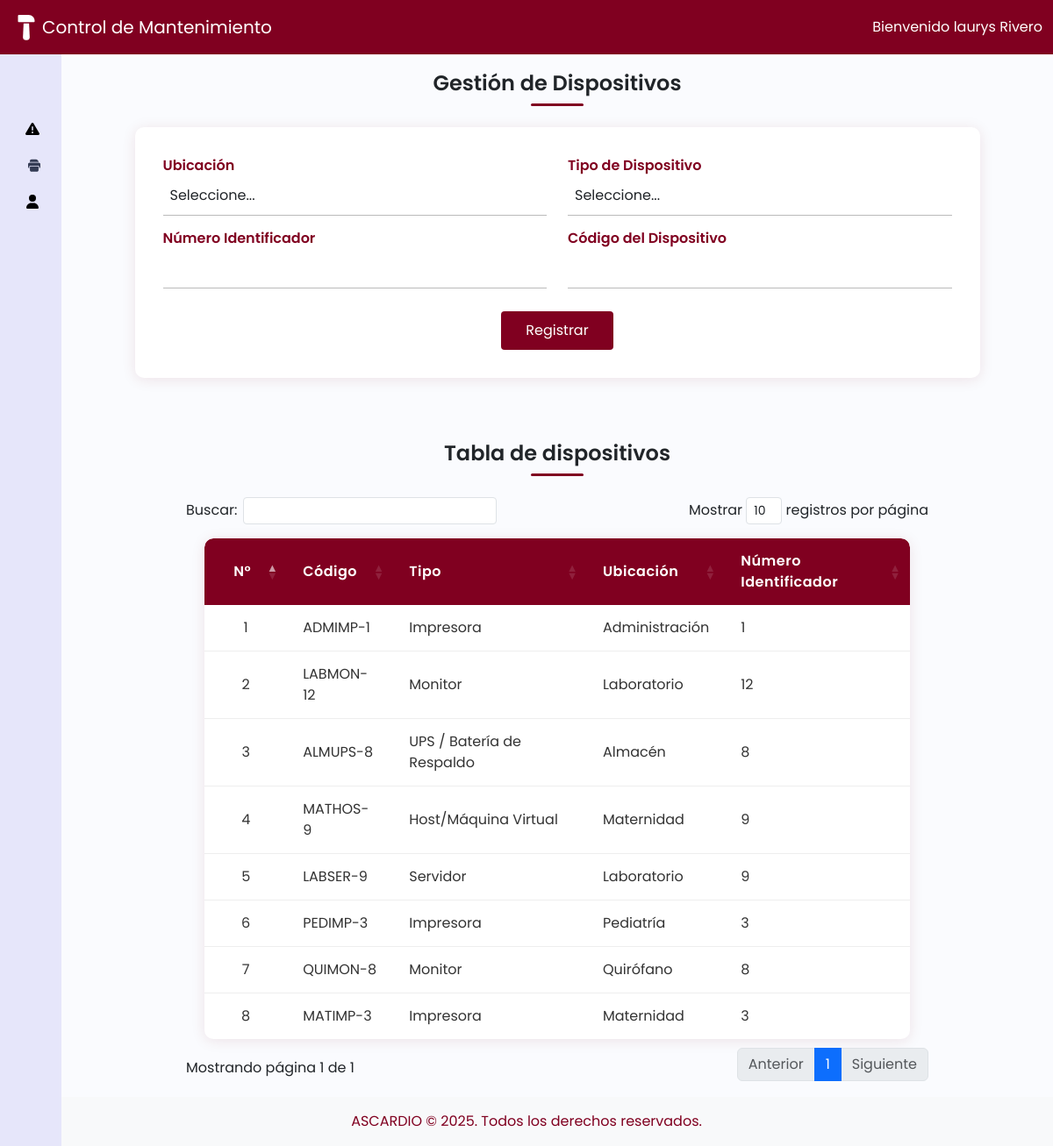
Screenshot of /index.php?vista=dispositivos (signed in) with the database file from the repository.
### tables this page shows
CREATE TABLE `dispositivos` (
  `id` int(11) NOT NULL,
  `codigo_dispositivo` varchar(20) NOT NULL,
  `tipo_dispositivo` varchar(50) NOT NULL,
  `ubicacion` varchar(100) NOT NULL,
  `numero_identificador` int(11) DEFAULT NULL
);

### controladores/controladorDispositivo.php (called while the page is built, shortened)
<?php
require_once dirname(__DIR__) . '/modelos/modeloDispositivo.php';
class controladorDispositivo {
    private $modelo;
    public function __construct() {
        $this->modelo = new modeloDispositivo();
    }
    public function mostrarDispositivos() {
        $ubicaciones = [
            'CAR' => 'Cardiología',
            'LAB' => 'Laboratorio',
            'QUI' => 'Quirófano',
            'ADM' => 'Administración',
            'URG' => 'Urgencias',
            'RX'  => 'Rayos X / Radiología',
            'MAT' => 'Maternidad',
            'UCI' => 'Unidad de Cuidados Intensivos',
            'FARM'=> 'Farmacia',
            'ALM' => 'Almacén',
            'CON' => 'Consultorios Externos',
            'REH' => 'Rehabilitación',
            'PAT' => 'Patología',
            'COC' => 'Cocina / Cafetería',
            'SEG' => 'Seguridad',
            'MNT' => 'Mantenimiento',
            'LIM' => 'Limpieza',
            'PED' => 'Pediatría',
            'NEU' => 'Neurología'
        ];
        $tipos = [
            'COM' => 'Computadora',
            'IMP' => 'Impresora',
            'MON' => 'Monitor',
            'TEL' => 'Teléfono (IP/Fijo)',
            'RED' => 'Equipo de Red (Router/Switch/AP)',
            'SER' => 'Servidor',
            'UPS' => 'UPS / Batería de Respaldo',
            'POS' => 'Punto de Venta',
            'CAM' => 'Cámara de Seguridad',
            'LEC' => 'Lector (Códigos de barras/Tarjeta)',
            'PRO' => 'Proyector',
            'EQU' => 'Equipo Médico (Conectado a red)',
            'HOS' => 'Host/Máquina Virtual',
            'PER' => 'Periférico (Teclado/Mouse/Webcam)',
            'VOZ' => 'Sistema de Voz/Intercomunicador',
            'SEN' => 'Sensor/Dispositivo IoT',
        ];
        $editando = false;
        $dispositivos = $this->modelo->listarDispositivos();
        include dirname(__DIR__) . '/vistas/vistaDispositivo.php';
    }
}
?>

### modelos/modeloDispositivo.php (called while the page is built, shortened)
<?php
require_once dirname(__DIR__) . '/config/conexion.php';
class modeloDispositivo {
    private $conexion;
    public function __construct() {
        $db = new Base_Datos();
        $this->conexion = $db->Conexion_Base_Datos();
    }
    public function listarDispositivos() {
        $sql = "SELECT * FROM dispositivos";
        $stmt = $this->conexion->prepare($sql);
        $stmt->execute();
        return $stmt->fetchAll(PDO::FETCH_ASSOC);
    }
}
?>

### config/conexion.php (called while the page is built, shortened)
<?php
  class Base_Datos{
    private $Nombre_Servidor = "localhost";
    private $Nombre_Base_Datos = "Mantenimiento_AscardioDB;";
    private $Nombre_Usuario = "root";
    private $Pass = "";
    public function Conexion_Base_Datos(){
       $this->Conexion = null;
       try{
             $this-> Conexion = new PDO("mysql:host={$this->Nombre_Servidor};dbname={$this->Nombre_Base_Datos}",
             $this->Nombre_Usuario,
             $this->Pass
        );
        $this->Conexion->setAttribute(PDO::ATTR_ERRMODE, PDO::ERRMODE_EXCEPTION);
       }catch(PDOException $e){
         die ("Error de Conexion:" . $e->getMessage());
       }
       return $this->Conexion;
    }
    }
?>

### vistas/vistaDispositivo.php (the view, shortened to what this page needs)
<?php include 'header.php'; ?>
<div class="main p-3">
    <h1>Gestión de Dispositivos</h1>
    <div class="titulo-linea"></div>
        <form method="POST" id="formDispositivo" class="device-form">
            <section class="form-row">
                <label class="form-label flex-grow" for="ubicacion">
                    Ubicación
                    <select class="form-control" id="ubicacion" name="ubicacion" required>
                        <option value="">Seleccione...</option>
                    </select>
                </label>
                <label class="form-label flex-grow" for="tipo_dispositivo">
                    Tipo de Dispositivo
                    <select class="form-control" id="tipo_dispositivo" name="tipo_dispositivo" required>
                        <option value="">Seleccione...</option>
                    </select>
                </label>
            </section>
            <section class="form-row">
                <label class="form-label flex-grow" for="numero_identificador">
                    Número Identificador
                    <input type="number" class="form-control" id="numero_identificador" name="numero_identificador" required
                        value="<?= (isset($editando) && $editando) ? htmlspecialchars($dispositivoEditar['numero_identificador']) : '' ?>">
                </label>
                <label class="form-label flex-grow" for="codigo_dispositivo">
                    Código del Dispositivo
                    <input type="text" class="form-control" id="codigo_dispositivo" name="codigo_dispositivo" readonly
                        value="<?= (isset($editando) && $editando) ? htmlspecialchars($dispositivoEditar['codigo_dispositivo']) : '' ?>">
                </label>
            </section>
            <div class="form-buttons">
            <?php if (isset($editando) && $editando): ?>
                <input type="hidden" name="codigo_original" value="<?= htmlspecialchars($dispositivoEditar['codigo_dispositivo']) ?>">
                <button type="submit" name="actualizar" class="btn btn-primary">Actualizar</button>
                <a href="index.php?vista=dispositivos" class="btn btn-secondary" style="margin-left:10px;">Cancelar</a>
            <?php else: ?>
                <button type="submit" name="registrar" class="btn btn-primary">Registrar</button>
            <?php endif; ?>
            </div>
        </form>
    <h1>Tabla de dispositivos</h1>
    <div class="titulo-linea"></div>
    <table class="device-table datatable" id="deviceTable">
        <thead>
            <tr>
                <th>N°</th>
                <th>Código</th>
                <th>Tipo</th>
                <th>Ubicación</th>
                <th>Número Identificador</th>
            </tr>
        </thead>
        <tbody>
            <?php $contador = 1; ?>
            <?php if (!empty($dispositivos)): ?>
                <?php foreach ($dispositivos as $dispositivo): ?>
                    <tr>
                        <td><?= $contador++ ?></td>
                        <td><?= htmlspecialchars($dispositivo['codigo_dispositivo']) ?></td>
                        <td><?= htmlspecialchars($tipos[$dispositivo['tipo_dispositivo']] ?? $dispositivo['tipo_dispositivo']) ?></td>
                        <td><?= htmlspecialchars($ubicaciones[$dispositivo['ubicacion']] ?? $dispositivo['ubicacion']) ?></td>
                        <td><?= htmlspecialchars($dispositivo['numero_identificador']) ?></td>
                    </tr>
                <?php endforeach; ?>
            <?php endif; ?>
        </tbody>
    </table>
</div>
<?php include 'footer.php'; ?>

### vistas/estilos/style.css (style rules this page uses)
h1 { font-weight: 600; font-size: 1.5rem; text-align: center; margin-bottom: 8px; }
body { font-family: 'Poppins', sans-serif; }
.main { min-height: 100vh; width: 100%; overflow: hidden; background-color: #fafbfe; display: flex; flex-direction: column; align-items: center; }
.main { margin-top: 65px; margin-left: 70px; }

### vistas/estilos/estiloDispositivos.css (style rules this page uses)
.device-form { background: #fff; padding: 32px 32px 24px 32px; border-radius: 10px; box-shadow: 0 2px 16px rgba(128,0,32,0.10); margin-bottom: 32px; width: 90%; margin-left: auto; margin-right: auto; display: flex; flex-direction: column; align-items: center; }
.device-form .form-row { display: flex; gap: 24px; width: 100%; justify-content: space-between; margin-bottom: 10px; }
.device-form .flex-grow { flex: 1 1 0; margin-bottom: 16px; }
.device-form .form-control { border: none; border-bottom: 1.2px solid #bbb; border-radius: 0; padding: 10px 8px 10px 8px; font-size: 1rem; background: transparent; outline: none; box-shadow: none; width: 100%; transition: border-color 0.2s; }
.device-form .form-label { font-weight: 600; color: #800020; width: 100%; text-align: left; margin-bottom: 4px; }
.device-form button[name="registrar"] { width: auto; min-width: 120px; padding: 10px 28px; border-radius: 4px; border: none; background: #800020; color: #fff; font-size: 1rem; font-family: inherit; cursor: pointer; transition: background 0.2s; margin-bottom: 0; margin-right: auto; display: block; text-align: left; }
.device-table { max-width: 900px; margin-left: auto; margin-right: auto; width: 95%; border-collapse: separate; border-spacing: 0; background: #fff; border-radius: 10px; overflow: hidden; box-shadow: 0 2px 16px rgba(128,0,32,0.10); font-family: 'Poppins', Arial, sans-serif; }
.device-table th, .device-table td { padding: 14px 18px; border-bottom: 1px solid #eee; text-align: left; font-size: 1rem; }
@media (min-width: 768px) { .main.p-3 { padding-left: 30px !important; padding-right: 30px !important; } }
.device-table th { background: #800020; color: #fff; font-weight: 600; letter-spacing: 0.5px; border: none; }
.device-table tr:last-child td { border-bottom: none; }
.device-table td { color: #333; vertical-align: middle; }
.device-table th:first-child, .device-table td:first-child { text-align: center; width: 50px; }
.device-table th, .device-table td { position: relative; }
.device-table th:first-child { border-top-left-radius: 10px; }
.device-table th:last-child { border-top-right-radius: 10px; }
.device-table tr:last-child td:first-child { border-bottom-left-radius: 10px; }
.device-table tr:last-child td:last-child { border-bottom-right-radius: 10px; }
.device-form .form-buttons { display: flex; gap: 12px; margin-top: 12px; margin-bottom: 8px; align-items: center; }

### vistas/estilos/estiloUsuarios.css (style rules this page uses)
.titulo-linea { width: 60px; height: 3px; background: #800020; margin: 0 auto 24px auto; border-radius: 2px; }

### rows the page displays
dispositivos: codigo_dispositivo "ADMIMP-1", tipo_dispositivo "Impresora", ubicacion "Administración", numero_identificador "1"
dispositivos: codigo_dispositivo "LABMON-12", tipo_dispositivo "Monitor", ubicacion "Laboratorio", numero_identificador "12"
dispositivos: codigo_dispositivo "ALMUPS-8", tipo_dispositivo "UPS / Batería de Respaldo", ubicacion "Almacén", numero_identificador "8"
dispositivos: codigo_dispositivo "MATHOS-9", tipo_dispositivo "Host/Máquina Virtual", ubicacion "Maternidad", numero_identificador "9"
dispositivos: codigo_dispositivo "LABSER-9", tipo_dispositivo "Servidor", ubicacion "Laboratorio", numero_identificador "9"
dispositivos: codigo_dispositivo "PEDIMP-3", tipo_dispositivo "Impresora", ubicacion "Pediatría", numero_identificador "3"
dispositivos: codigo_dispositivo "QUIMON-8", tipo_dispositivo "Monitor", ubicacion "Quirófano", numero_identificador "8"
dispositivos: codigo_dispositivo "MATIMP-3", tipo_dispositivo "Impresora", ubicacion "Maternidad", numero_identificador "3"
